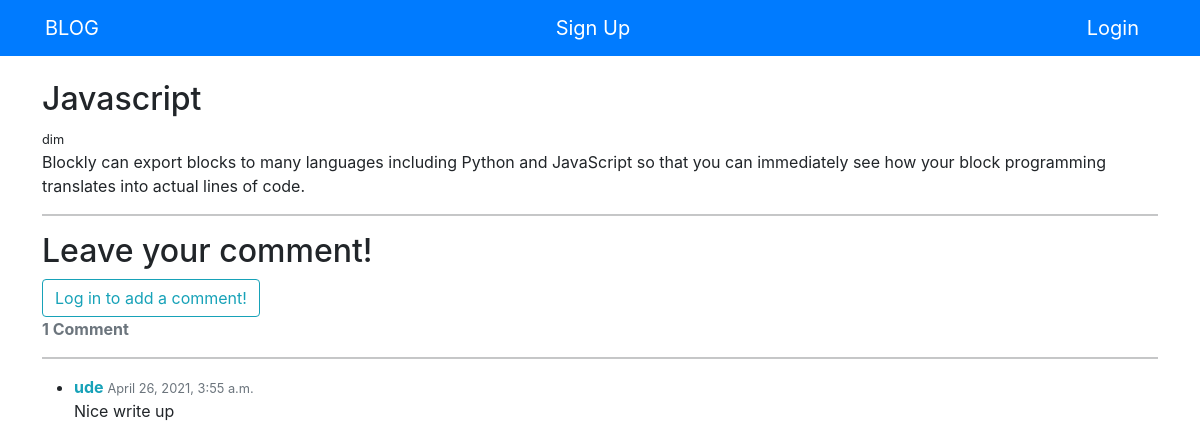
Screenshot of /post/7/ with the database file from the repository.
### blog/models.py (models this page shows, shortened)
class Post(models.Model):
    title = models.CharField(max_length=200, unique=True)
    author = models.ForeignKey(User, related_name="post", on_delete= models.CASCADE, null=True)
    body = models.TextField()
    @property
    def number_of_comments(self):
        return Comment.objects.filter(post=self).count()

class Comment(models.Model):
    author = models.ForeignKey(User, related_name="comments", on_delete= models.CASCADE, null=True)
    post = models.ForeignKey(Post, related_name="comments", on_delete= models.CASCADE, null=True)
    body = models.TextField()
    date_posted = models.DateTimeField(default=timezone.now)

### blog/views.py (the view, shortened to what this page needs)
# urls.py: path('post/<int:pk>/', PostDetail.as_view(), name="post"),
class PostDetail(DetailView):
    model = Post
    template_name = 'view_post.html'
    def get_context_data(self, **kwargs):
        data = super().get_context_data(**kwargs)
        comments_connected = Comment.objects.filter(post=self.get_object()).order_by('-date_posted')
        data['comments'] = comments_connected
        if self.request.user.is_authenticated:
            data['comment_form'] = NewCommentForm(instance=self.request.user)
        return data

### templates/view_post.html (shortened to what this page needs)
{% extends 'base.html' %}
{% load crispy_forms_tags %}
{% block body %}
    <div>
        <h2> {{ post.title }} </h2>
        <small> {{ post.author }} </small>
        <p> {{ post.body }} </p>
        <hr>
        <h2>Leave your comment!</h2>
        <div id="comments_section">
          {% if user.is_authenticated %}
            <form method="POST">
                {% csrf_token %}
                <div class="form-group">
                {{ comment_form|crispy }}
                <button class="btn btn-info" type="submit">Add comment <i class="fas fa-comments"></i></button>
                </div>
            </form>
          {% else %}
            <a class="btn btn-outline-info" href="{% url 'login' %}">Log in to add a comment!</a><br>
          {% endif %}
          {% if comments %}
            <strong class="text-secondary">{{ object.number_of_comments }} Comment{{ object.number_of_comments|pluralize }}</strong>
            <hr>
            <ul>
                {% for comment in comments %}
                    <li>
                        <div>
                        <span>
                            <strong class="text-info">{{ comment.author }} </strong>
                            <small class="text-muted">{{ comment.date_posted }}</small>
                        </span>
                        <p>
                            {{ comment.body|safe }}
                        </p>
                        </div>
                    </li>
                {% endfor %}
            </ul>
          {% else %}
            <strong class="text-secondary">No comments yet...</strong>
          {% endif %}
        </div>
{% endblock %}

### templates/base.html (shortened to what this page needs)
{% load static %}
<!DOCTYPE html>
<html lang="en">
<head>
    <link href="https://cdn.jsdelivr.net/npm/bootstrap@5.0.0-beta3/dist/css/bootstrap.min.css" rel="stylesheet">
    <link rel="stylesheet" href="https://stackpath.bootstrapcdn.com/bootstrap/4.4.1/css/bootstrap.min.css">
    <link rel="stylesheet" href="{% static 'css/base.css' %}">
</head>
<body>
    {% include 'partials/_navbar.html' %}
    <div class="container">
        <div class="row">
            {% block body %}
            {% endblock %}
        </div>
    </div>
</body>
</html>

### templates/partials/_navbar.html
<nav class="navbar navbar-dark bg-primary mb-4">
    <div class="container">
        <a class="navbar-brand" href=" {% url 'home' %} ">BLOG</a>
        {% if user.is_authenticated %}
            <a class="navbar-brand" href="{% url 'profile' %}">Profile</a>
            <a class="navbar-brand" href="{% url 'logout' %}">Logout</a>
        {% else %}
            <a class="navbar-brand" href="{% url 'register' %}">Sign Up</a>
            <a class="navbar-brand" href="{% url 'login' %}">Login</a>
        {% endif%}
    </div>
</nav>

### rows the page displays
Post: title "Javascript", author "dim", body "Blockly can export blocks to many languages including Python and JavaScript so that you can immediately see how your block programming translates into actual lines of code.", number_of_comments "1"
Comment: author "ude", date_posted "April 26, 2021, 3:55 a.m.", body "Nice write up"
